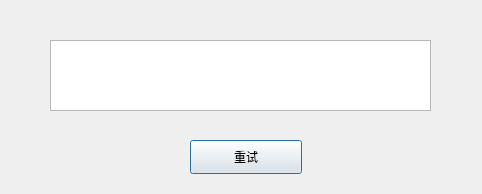
<?xml version="1.0" encoding="UTF-8"?>
<ui version="4.0">
 <class>Dialog</class>
 <widget class="QDialog" name="Dialog">
  <property name="geometry">
   <rect>
    <x>0</x>
    <y>0</y>
    <width>482</width>
    <height>194</height>
   </rect>
  </property>
  <property name="windowTitle">
   <string>Dialog</string>
  </property>
  <widget class="QPushButton" name="pushButton">
   <property name="geometry">
    <rect>
     <x>190</x>
     <y>140</y>
     <width>112</width>
     <height>34</height>
    </rect>
   </property>
   <property name="text">
    <string>重试</string>
   </property>
  </widget>
  <widget class="QTextBrowser" name="textBrowser">
   <property name="geometry">
    <rect>
     <x>50</x>
     <y>40</y>
     <width>381</width>
     <height>71</height>
    </rect>
   </property>
  </widget>
 </widget>
 <resources/>
 <connections/>
</ui>
